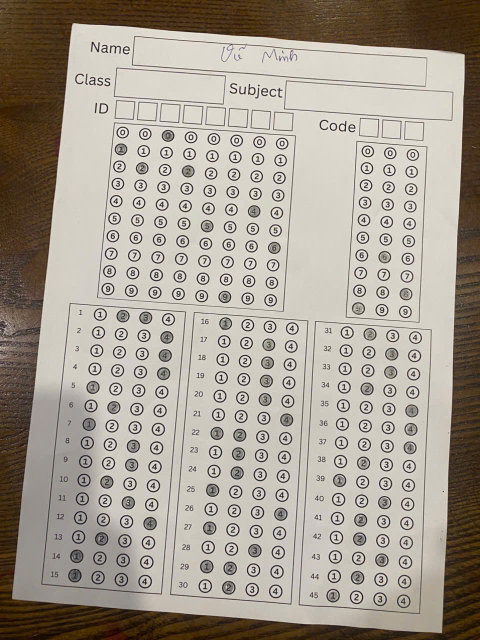
#> input picture data/020c2de101c68098d9d7.jpg, 960 x 1280 px (shown at 1/2 size)
$ python -i preprocessing_crop.py   (imports and definitions only)
#> lines starting #> are read from the running program, lines starting #| are printed output that depends on the picture; after the words box and inside, x2 and y2 are one past the last pixel; in counts of white or black regions, pixels touching at a corner belong together
### detect_paper.py
import cv2
import numpy as np

# [19 lines left out: functions fourCornersSort, contourOffset, not called in this run]


def order_points(pts):
    rect = np.zeros((4, 2), dtype="float32")
    s = pts.sum(axis=1)
    rect[0] = pts[np.argmin(s)]
    rect[2] = pts[np.argmax(s)]
    diff = np.diff(pts, axis=1)
    rect[1] = pts[np.argmin(diff)]
    rect[3] = pts[np.argmax(diff)]
    return rect

def four_point_transform(image, pts):
    rect = order_points(pts)
    (tl, tr, br, bl) = rect
    widthA = np.sqrt(((br[0] - bl[0]) ** 2) + ((br[1] - bl[1]) ** 2))
    widthB = np.sqrt(((tr[0] - tl[0]) ** 2) + ((tr[1] - tl[1]) ** 2))
    maxWidth = max(int(widthA), int(widthB))
    heightA = np.sqrt(((tr[0] - br[0]) ** 2) + ((tr[1] - br[1]) ** 2))
    heightB = np.sqrt(((tl[0] - bl[0]) ** 2) + ((tl[1] - bl[1]) ** 2))
    maxHeight = max(int(heightA), int(heightB))
    dst = np.array([
        [0, 0],
        [maxWidth - 1, 0],
        [maxWidth - 1, maxHeight - 1],
        [0, maxHeight - 1]], dtype="float32")
    M = cv2.getPerspectiveTransform(rect, dst)
    warped = cv2.warpPerspective(image, M, (maxWidth, maxHeight))
    return warped

# [84 lines left out: functions align_document_image, align_document, not called in this run]

### preprocessing_crop.py
import cv2
import numpy as np
import os
from pathlib import Path
from detect_paper import four_point_transform

def improve_single_crop_image(img):
    if img is None:
        return None

    gray = cv2.cvtColor(img, cv2.COLOR_BGR2GRAY)
    _, binary = cv2.threshold(gray, 180, 255, cv2.THRESH_BINARY_INV)
    contours, _ = cv2.findContours(binary, cv2.RETR_EXTERNAL, cv2.CHAIN_APPROX_SIMPLE)

    if contours:
        largest_cnt = max(contours, key=cv2.contourArea)

        peri = cv2.arcLength(largest_cnt, True)
        approx = cv2.approxPolyDP(largest_cnt, 0.02 * peri, True)

        if len(approx) == 4:
            warped = four_point_transform(img, approx.reshape(4, 2))
        else:
            rect = cv2.minAreaRect(largest_cnt)
            box = cv2.boxPoints(rect)
            box = np.int32(box)
            warped = four_point_transform(img, box.reshape(4, 2))

        h, w = warped.shape[:2]
        margin = 5
        iy = margin
        ih = h - 2*margin
        ix = margin
        iw = w - 2*margin
        if iw > 0 and ih > 0:
            crop = warped[iy:iy+ih, ix:ix+iw]
            lab = cv2.cvtColor(crop, cv2.COLOR_BGR2LAB)
            l, a, b = cv2.split(lab)
            l = cv2.normalize(l, None, 0, 255, cv2.NORM_MINMAX)
            l = cv2.addWeighted(l, 1.2, l, 0, -30)
            final_lab = cv2.merge((l, a, b))
            result = cv2.cvtColor(final_lab, cv2.COLOR_LAB2BGR)
            return result

    return img


def _improve_single_crop(img_path, output_path):
    img = cv2.imread(img_path)
    result = improve_single_crop_image(img)
    if result is not None:
        cv2.imwrite(output_path, result)


def preprocess_text_crop_images(crops):
    """Return refined text crops while keeping the original crop dict intact."""
    refined = dict(crops)
    for field in ['ho_va_ten', 'lop', 'mon']:
        if field in crops:
            refined[f"{field}_refined"] = improve_single_crop_image(crops[field])
    return refined

def preprocess_text_crops(crops_dir):
    """Tiền xử lý ảnh các vùng text (Họ tên, Lớp, Môn học)"""
    crops_dir = Path(crops_dir)
    for field in ['ho_va_ten', 'lop', 'mon']:
        input_p = crops_dir / f"{field}.png"
        out_p = crops_dir / f"{field}_refined.png"
        if input_p.exists():
            _improve_single_crop(str(input_p), str(out_p))

>>> import cv2
>>> picture = cv2.imread('data/020c2de101c68098d9d7.jpg')
#> picture is the input picture: shape (1280, 960, 3); mean B, G, R 146.3, 158, 165.7
>>> result = improve_single_crop_image(picture)
#> in improve_single_crop_image, `gray = cv2.cvtColor(img, cv2.COLOR_BGR2GRAY)`:
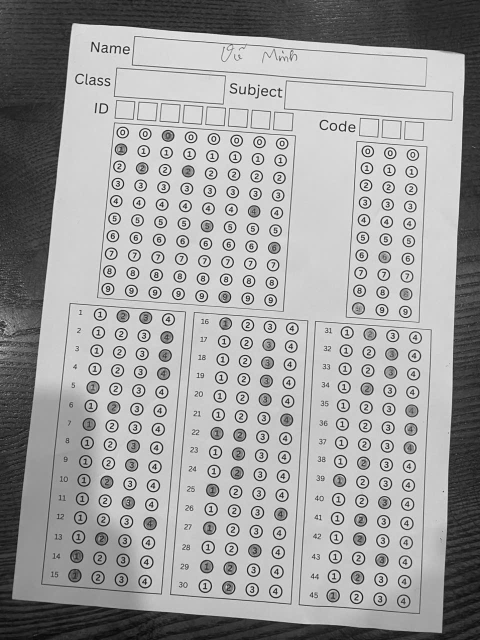
#> gray: shape (1280, 960) (shown at 1/2 size); min 1, max 254, mean 158.9
#> in improve_single_crop_image, `_, binary = cv2.threshold(gray, 180, 255, cv2.THRESH_BINARY_INV)`:
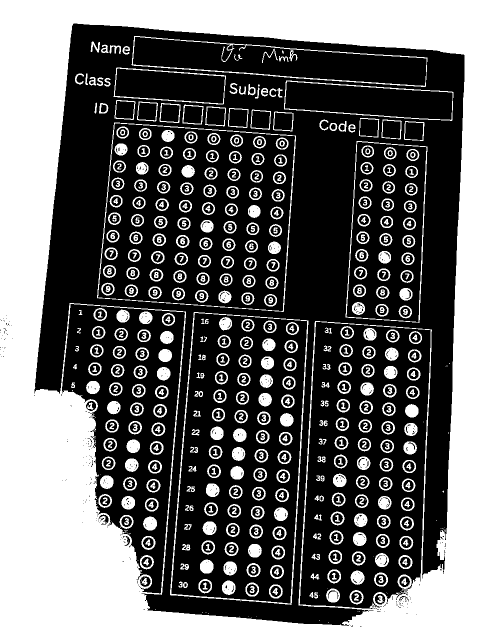
#> binary: shape (1280, 960) (shown at 1/2 size); 39.7% white; 649 white regions (70 under 20 px)
#> in improve_single_crop_image, `contours, _ = cv2.findContours(binary, cv2.RETR_EXTERNAL, cv2.CHAIN_AP..`: contours = 1 contour; box (x1, y1, x2, y2) and area: (0, 0, 960, 1280) 1226552
#> in improve_single_crop_image, `largest_cnt = max(contours, key=cv2.contourArea)`: largest_cnt = contour of 24 points, box (x1, y1, x2, y2) (0, 0, 960, 1280), area 1226552
#> in improve_single_crop_image, `peri = cv2.arcLength(largest_cnt, True)`: peri = 4483
#> in improve_single_crop_image, `approx = cv2.approxPolyDP(largest_cnt, 0.02 * peri, True)`: approx = [[0, 0], [0, 1279], [959, 1279], [959, 0]]
#> in order_points, `s = pts.sum(axis=1)`: s = [0, 1279, 2238, 959]
#> in order_points, `diff = np.diff(pts, axis=1)`: diff = [0, 1279, 320, -959]
#> in four_point_transform, `rect = order_points(pts)`: rect = [[0, 0], [959, 0], [959, 1279], [0, 1279]]
#> in four_point_transform, `(tl, tr, br, bl) = rect`: tl = [0, 0]; tr = [959, 0]; br = [959, 1279]; bl = [0, 1279]
#> in four_point_transform, `widthA = np.sqrt(((br[0] - bl[0]) ** 2) + ((br[1] - bl[1]) ** 2))`: widthA = 959
#> in four_point_transform, `heightA = np.sqrt(((tr[0] - br[0]) ** 2) + ((tr[1] - br[1]) ** 2))`: heightA = 1279
#> in four_point_transform, `dst = np.array([ [0, 0], [maxWidth - 1, 0], [maxWidth - 1, maxHeight -..`: dst = [[0, 0], [958, 0], [958, 1278], [0, 1278]]
#> in four_point_transform, `M = cv2.getPerspectiveTransform(rect, dst)`: M = [[0.999, 0, 0], [0, 0.999, 0], [0, 0, 1]]
#> in four_point_transform, `warped = cv2.warpPerspective(image, M, (maxWidth, maxHeight))`:
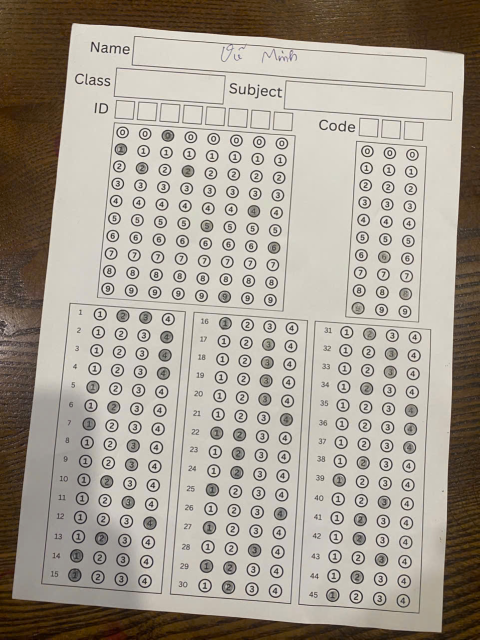
#> warped: shape (1279, 959, 3) (shown at 1/2 size); mean B, G, R 146.3, 158, 165.7
#> in improve_single_crop_image, `crop = warped[iy:iy+ih, ix:ix+iw]`:
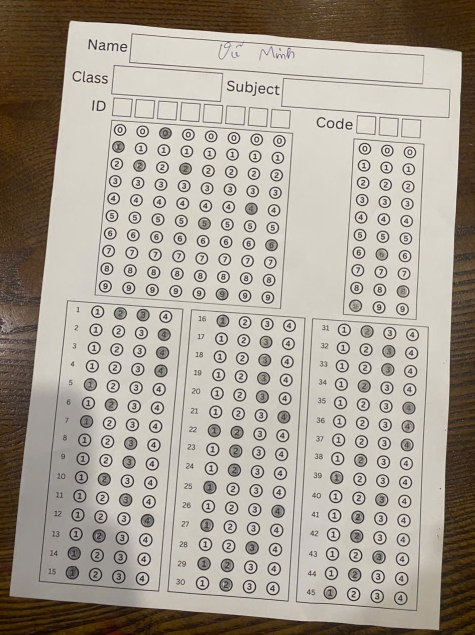
#> crop: shape (1269, 949, 3) (shown at 1/2 size); mean B, G, R 148.6, 160, 167.6
#> in improve_single_crop_image, `lab = cv2.cvtColor(crop, cv2.COLOR_BGR2LAB)`: lab: shape (1269, 949, 3); mean of channels 0, 1, 2 166.2, 129.1, 135.5
#> in improve_single_crop_image, `l, a, b = cv2.split(lab)`:
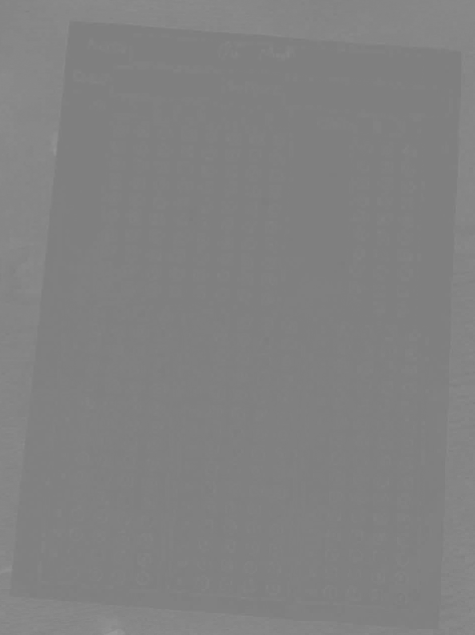
#> a: shape (1269, 949) (shown at 1/2 size); min 123, max 155, mean 129.1
#> in improve_single_crop_image, `l = cv2.addWeighted(l, 1.2, l, 0, -30)`:
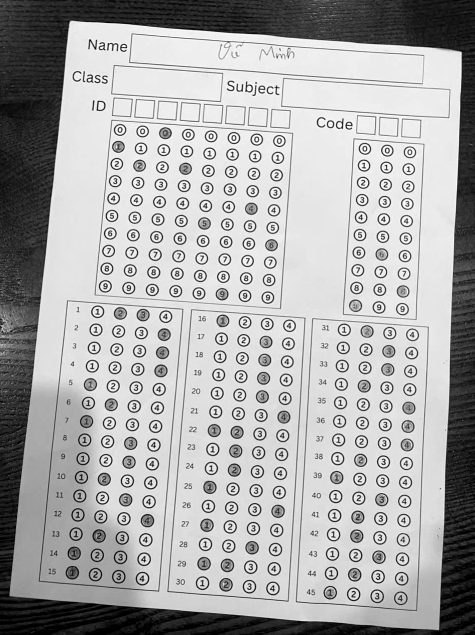
#> l: shape (1269, 949) (shown at 1/2 size); min 0, max 255, mean 170.6
#> in improve_single_crop_image, `final_lab = cv2.merge((l, a, b))`: final_lab: shape (1269, 949, 3); mean of channels 0, 1, 2 170.6, 129.1, 135.5
#> in improve_single_crop_image, `result = cv2.cvtColor(final_lab, cv2.COLOR_LAB2BGR)`:
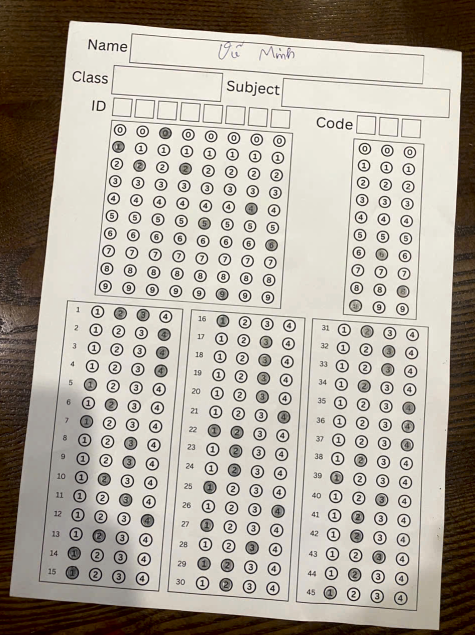
#> result: shape (1269, 949, 3) (shown at 1/2 size); mean B, G, R 155, 166.3, 173.6

$ run again, on data/13f0147f3958b806e149.jpg
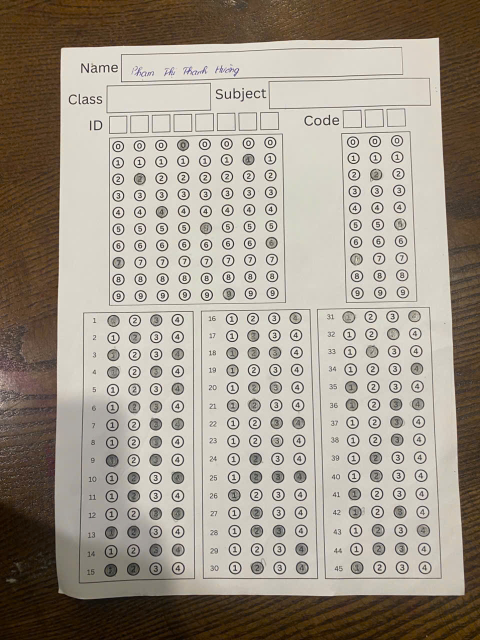
#> input picture data/13f0147f3958b806e149.jpg, 960 x 1280 px (shown at 1/2 size)
#> picture is the input picture: shape (1280, 960, 3); mean B, G, R 139.4, 152.1, 160.9
#> in improve_single_crop_image, `_, binary = cv2.threshold(gray, 180, 255, cv2.THRESH_BINARY_INV)`:
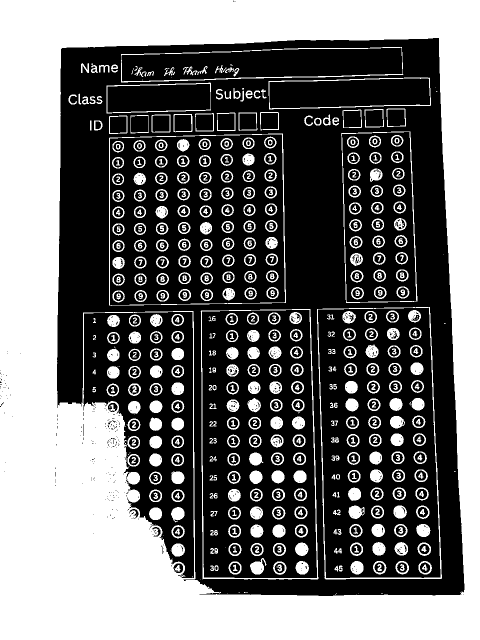
#> binary: shape (1280, 960) (shown at 1/2 size); 44.5% white; 628 white regions (55 under 20 px)
#> contours = 1 contour; box (x1, y1, x2, y2) and area: (0, 0, 960, 1280) 1226542
#> largest_cnt = contour of 28 points, box (x1, y1, x2, y2) (0, 0, 960, 1280), area 1226542
#> peri = 4485.6
#> approx = [[0, 0], [0, 1279], [959, 1279], [959, 0]]
#> s = [0, 1279, 2238, 959]
#> diff = [0, 1279, 320, -959]
#> rect = [[0, 0], [959, 0], [959, 1279], [0, 1279]]
#> tl = [0, 0]; tr = [959, 0]; br = [959, 1279]; bl = [0, 1279]
#> widthA = 959
#> heightA = 1279
#> dst = [[0, 0], [958, 0], [958, 1278], [0, 1278]]
#> M = [[0.999, 0, 0], [0, 0.999, 0], [0, 0, 1]]
#> lab: shape (1269, 949, 3); mean of channels 0, 1, 2 160.1, 129.4, 136.2
#> final_lab: shape (1269, 949, 3); mean of channels 0, 1, 2 164.2, 129.4, 136.2
#> in improve_single_crop_image, `result = cv2.cvtColor(final_lab, cv2.COLOR_LAB2BGR)`:
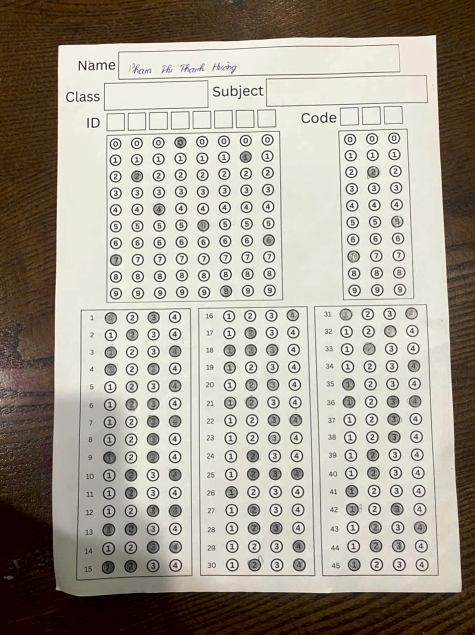
#> result: shape (1269, 949, 3) (shown at 1/2 size); mean B, G, R 147.7, 159.8, 168

$ run again, on data/1567c1e9ecce6d9034df.jpg
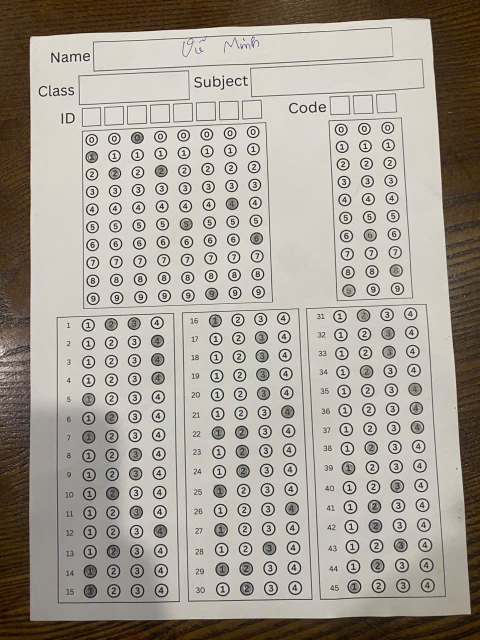
#> input picture data/1567c1e9ecce6d9034df.jpg, 960 x 1280 px (shown at 1/2 size)
#> picture is the input picture: shape (1280, 960, 3); mean B, G, R 150.5, 159.7, 166.4
#> in improve_single_crop_image, `_, binary = cv2.threshold(gray, 180, 255, cv2.THRESH_BINARY_INV)`:
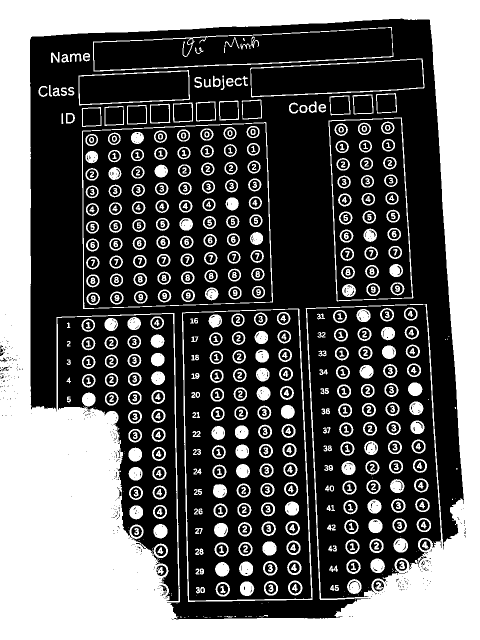
#> binary: shape (1280, 960) (shown at 1/2 size); 38.9% white; 654 white regions (93 under 20 px)
#> contours = 4 contours, 3 with area under 20; largest, box (x1, y1, x2, y2) and area: (0, 0, 960, 1280) 1226436
#> largest_cnt = contour of 89 points, box (x1, y1, x2, y2) (0, 0, 960, 1280), area 1226436
#> peri = 4541.3
#> approx = [[0, 0], [0, 1279], [959, 1279], [959, 0]]
#> s = [0, 1279, 2238, 959]
#> diff = [0, 1279, 320, -959]
#> rect = [[0, 0], [959, 0], [959, 1279], [0, 1279]]
#> tl = [0, 0]; tr = [959, 0]; br = [959, 1279]; bl = [0, 1279]
#> widthA = 959
#> heightA = 1279
#> dst = [[0, 0], [958, 0], [958, 1278], [0, 1278]]
#> M = [[0.999, 0, 0], [0, 0.999, 0], [0, 0, 1]]
#> lab: shape (1269, 949, 3); mean of channels 0, 1, 2 168, 129.1, 134
#> in improve_single_crop_image, `l = cv2.addWeighted(l, 1.2, l, 0, -30)`:
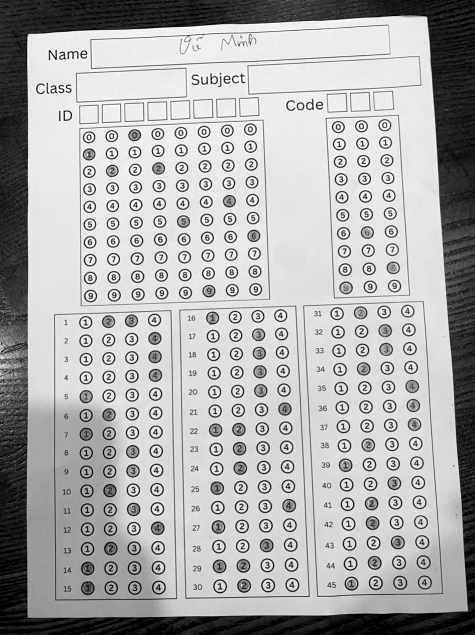
#> l: shape (1269, 949) (shown at 1/2 size); min 0, max 255, mean 173.1
#> final_lab: shape (1269, 949, 3); mean of channels 0, 1, 2 173.1, 129.1, 134
